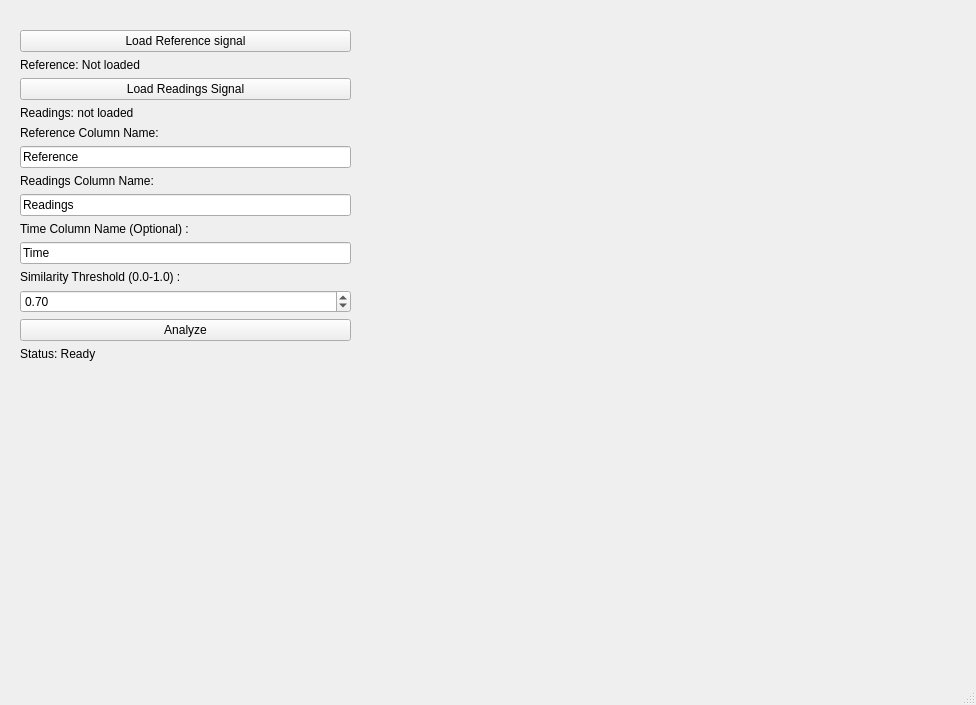
<?xml version="1.0" encoding="UTF-8"?>
<ui version="4.0">
 <class>MainWindow</class>
 <widget class="QMainWindow" name="MainWindow">
  <property name="geometry">
   <rect>
    <x>0</x>
    <y>0</y>
    <width>976</width>
    <height>705</height>
   </rect>
  </property>
  <property name="windowTitle">
   <string>Pulse Analyzer</string>
  </property>
  <property name="layoutDirection">
   <enum>Qt::LayoutDirection::LeftToRight</enum>
  </property>
  <widget class="QWidget" name="centralwidget">
   <property name="layoutDirection">
    <enum>Qt::LayoutDirection::LeftToRight</enum>
   </property>
   <widget class="QWidget" name="centralWidgetContainer" native="true">
    <property name="geometry">
     <rect>
      <x>0</x>
      <y>10</y>
      <width>961</width>
      <height>641</height>
     </rect>
    </property>
    <widget class="QWidget" name="horizontalLayoutWidget">
     <property name="geometry">
      <rect>
       <x>10</x>
       <y>10</y>
       <width>961</width>
       <height>641</height>
      </rect>
     </property>
     <layout class="QHBoxLayout" name="horizontalLayout">
      <item>
       <widget class="QWidget" name="controlsPanelWidget" native="true">
        <property name="maximumSize">
         <size>
          <width>350</width>
          <height>16777215</height>
         </size>
        </property>
        <widget class="QWidget" name="verticalLayoutWidget">
         <property name="geometry">
          <rect>
           <x>10</x>
           <y>10</y>
           <width>331</width>
           <height>611</height>
          </rect>
         </property>
         <layout class="QVBoxLayout" name="verticalLayout_3">
          <item>
           <widget class="QPushButton" name="btn_load_ref">
            <property name="text">
             <string>Load Reference signal</string>
            </property>
           </widget>
          </item>
          <item>
           <widget class="QLabel" name="lbl_ref_file">
            <property name="text">
             <string>Reference: Not loaded</string>
            </property>
            <property name="wordWrap">
             <bool>true</bool>
            </property>
           </widget>
          </item>
          <item>
           <widget class="QPushButton" name="btn_load_readings">
            <property name="text">
             <string>Load Readings Signal</string>
            </property>
           </widget>
          </item>
          <item>
           <widget class="QLabel" name="lbl_readings_file">
            <property name="text">
             <string>Readings: not loaded</string>
            </property>
            <property name="wordWrap">
             <bool>true</bool>
            </property>
           </widget>
          </item>
          <item>
           <widget class="QLabel" name="label">
            <property name="text">
             <string>Reference Column Name:</string>
            </property>
           </widget>
          </item>
          <item>
           <widget class="QLineEdit" name="txt_ref_col">
            <property name="text">
             <string>Reference</string>
            </property>
           </widget>
          </item>
          <item>
           <widget class="QLabel" name="label_2">
            <property name="text">
             <string>Readings Column Name:</string>
            </property>
           </widget>
          </item>
          <item>
           <widget class="QLineEdit" name="txt_readings_col">
            <property name="text">
             <string>Readings</string>
            </property>
           </widget>
          </item>
          <item>
           <widget class="QLabel" name="label_3">
            <property name="text">
             <string>Time Column Name (Optional) :</string>
            </property>
           </widget>
          </item>
          <item>
           <widget class="QLineEdit" name="txt_time_col">
            <property name="text">
             <string>Time</string>
            </property>
           </widget>
          </item>
          <item>
           <widget class="QLabel" name="label_4">
            <property name="text">
             <string>Similarity Threshold (0.0-1.0) :</string>
            </property>
           </widget>
          </item>
          <item>
           <widget class="QDoubleSpinBox" name="dsp_threshold">
            <property name="maximum">
             <double>1.000000000000000</double>
            </property>
            <property name="singleStep">
             <double>0.050000000000000</double>
            </property>
            <property name="value">
             <double>0.700000000000000</double>
            </property>
           </widget>
          </item>
          <item>
           <widget class="QPushButton" name="btn_analyze">
            <property name="text">
             <string>Analyze</string>
            </property>
           </widget>
          </item>
          <item>
           <widget class="QLabel" name="lbl_status">
            <property name="text">
             <string>Status: Ready</string>
            </property>
            <property name="wordWrap">
             <bool>true</bool>
            </property>
           </widget>
          </item>
          <item>
           <spacer name="verticalSpacer">
            <property name="orientation">
             <enum>Qt::Orientation::Vertical</enum>
            </property>
            <property name="sizeHint" stdset="0">
             <size>
              <width>20</width>
              <height>40</height>
             </size>
            </property>
           </spacer>
          </item>
         </layout>
        </widget>
       </widget>
      </item>
      <item>
       <widget class="QWidget" name="plotsAreaWidget" native="true">
        <widget class="QWidget" name="plot_widget_placeholder_raw" native="true">
         <property name="geometry">
          <rect>
           <x>10</x>
           <y>330</y>
           <width>581</width>
           <height>301</height>
          </rect>
         </property>
         <layout class="QVBoxLayout" name="verticalLayout_7">
          <item>
           <layout class="QVBoxLayout" name="verticalLayout_5"/>
          </item>
         </layout>
        </widget>
        <widget class="QWidget" name="plot_widget_placeholder_filtered" native="true">
         <property name="geometry">
          <rect>
           <x>10</x>
           <y>10</y>
           <width>581</width>
           <height>301</height>
          </rect>
         </property>
         <layout class="QVBoxLayout" name="verticalLayout_8">
          <item>
           <layout class="QVBoxLayout" name="verticalLayout_4"/>
          </item>
         </layout>
        </widget>
       </widget>
      </item>
     </layout>
    </widget>
   </widget>
  </widget>
  <widget class="QMenuBar" name="menubar">
   <property name="geometry">
    <rect>
     <x>0</x>
     <y>0</y>
     <width>976</width>
     <height>25</height>
    </rect>
   </property>
  </widget>
  <widget class="QStatusBar" name="statusbar"/>
 </widget>
 <resources/>
 <connections/>
</ui>
